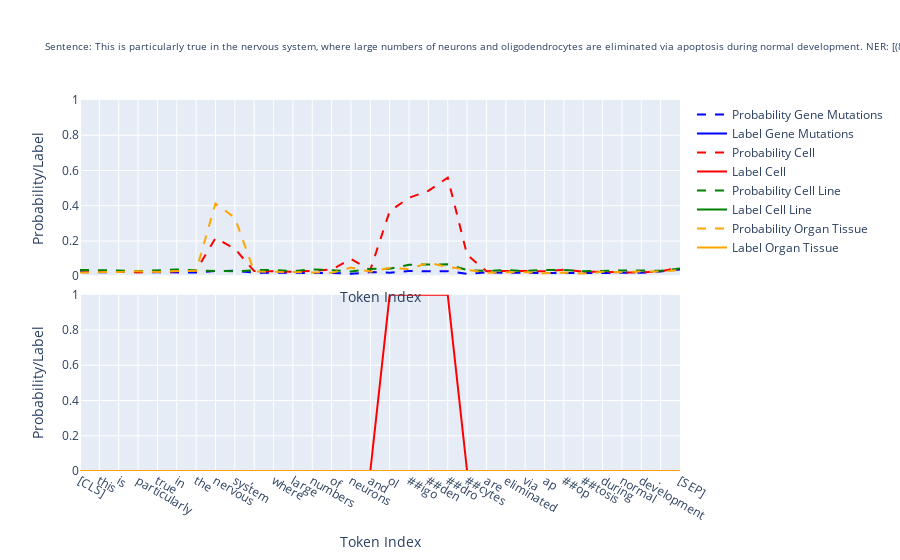
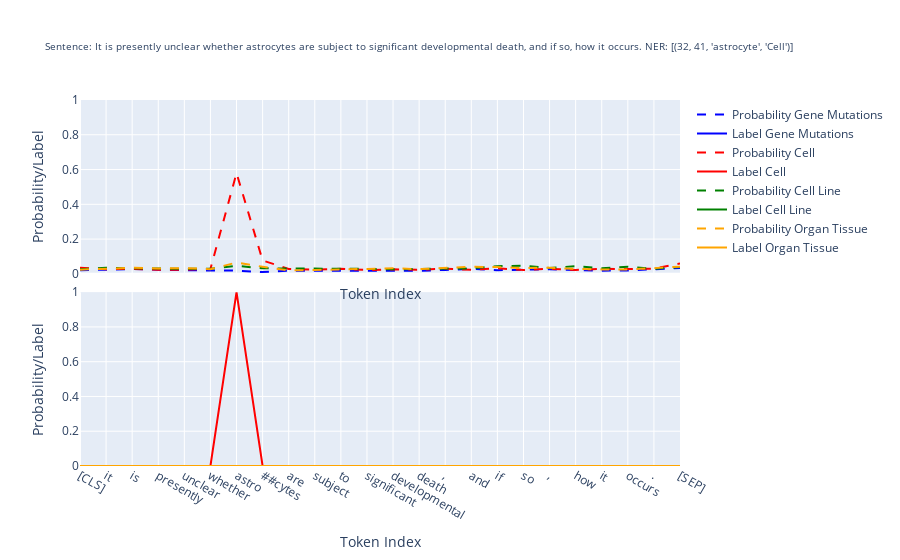
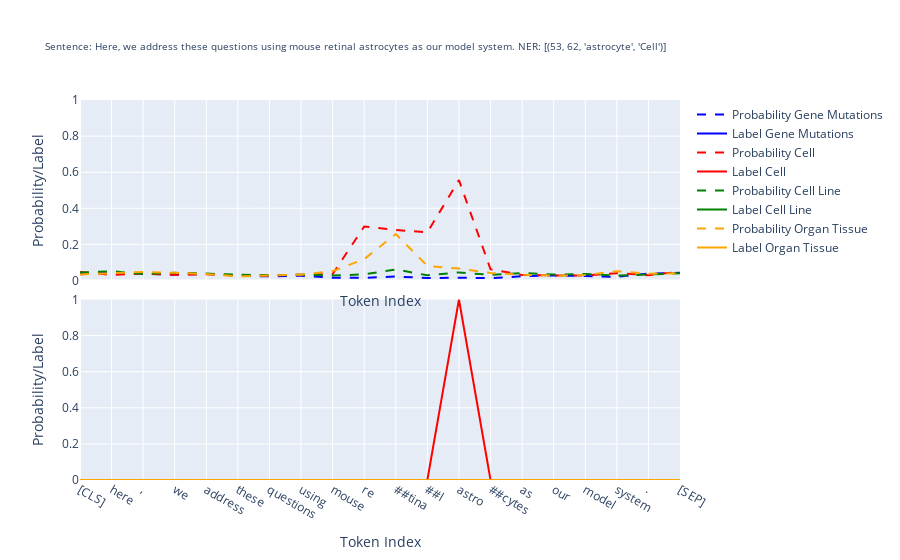
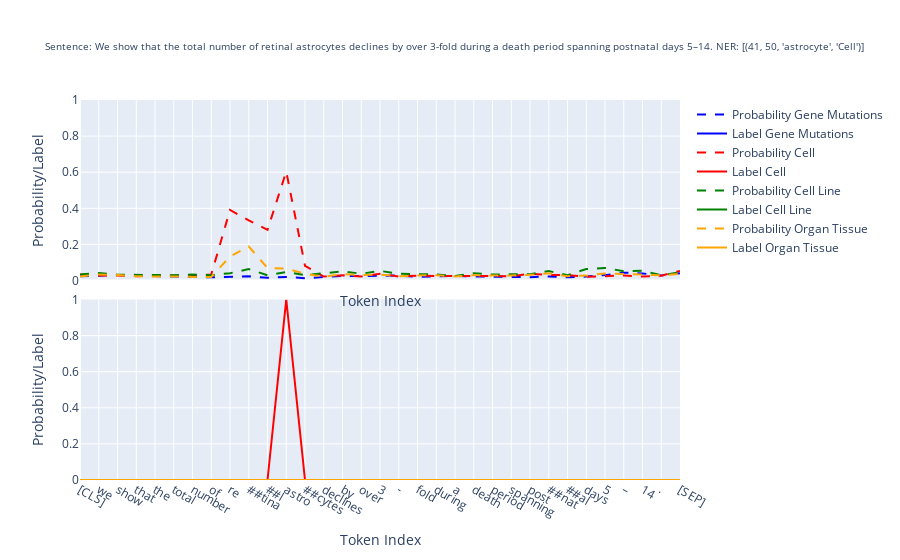

Here is the notebook cell these charts were saved with, in order:
### Markdown cell above
# Exploring Fine-Tuned NER Model Predictions

This code explores predictions made by a pre-trained Named Entity Recognition (NER) model, referred to as `EntityModel`, fine-tuned for identifying entities like ['Gene Mutations', 'Cell', 'Cell Line', 'Organ Tissue'] within text data.

**Steps:**

1. **Data Preparation:**
   - Load a dataset containing text and corresponding NER labels.
   - Convert NER labels from text to Python objects.

2. **Model Initialization:**
   - Load and initialize the pre-trained NER model for inference. The model specializes in recognizing specified entities within text.

3. **Tokenization and Label Extraction:**
   - Tokenize sentences using the model's tokenizer.
   - Extract actual NER labels from the dataset.

4. **Visualizing Model Predictions:**
   - Primary goal: Visualize model predictions.
   - Visualizations include:
     - **Predicted Probabilities:** Confidence scores for token-level named entity classification.
     - **Ground Truth Labels:** Actual NER labels.
   - These visuals assess the model's accuracy in identifying named entities.

5. **Exploring Sample Data:**
   - Visualizations are generated for a selected dataset subset.
   - The aim is to evaluate model performance and identify areas for potential improvement.

Overall, this code serves to qualitatively evaluate the fine-tuned NER model's performance by visually comparing its predictions with ground truth labels. It aids in assessing accuracy and provides insights for refining named entity recognition tasks.

### Code cell
import pandas as pd
import torch
from transformers import AutoTokenizer
from torch.utils.data import DataLoader
from myModel import EntityModel
from train import get_tokens_and_labels, CustomDataset
from plotting import visualize_probabilities_and_labels

# Define the dataset splits
annotation_types = ['Gene Mutations', 'Cell', 'Cell Line', 'Organ Tissue']
label_to_id = {v: k for k, v in enumerate(annotation_types)}

# Load the dataset
file_path = '../../data/raw/biggest_test.csv'
final_df = pd.read_csv(file_path, encoding='utf-8')
final_df['ner'] = final_df['ner'].apply(eval)

# Path to the pre-trained model
model_path = "../../models/entity_model_distilbert-base-uncased_20240204_231544_lr5e-05_dropout0.1_batch32_seed123.pth"

# Initialize the model
model_name = "distilbert-base-uncased"
model = EntityModel(model_name, num_labels=4, dropout_rate=0)
model.load_state_dict(torch.load(model_path))
model.eval()
print(model)

# Load the tokenizer
max_seq_length = 128  # Specify your desired sequence length
tokenizer = AutoTokenizer.from_pretrained(model_name)

# Tokenize sentences and extract labels
tokens_and_labels = get_tokens_and_labels(final_df['sentence'].tolist(), final_df['ner'].values, tokenizer, max_seq_length, annotation_types, label_to_id)

# Create a custom dataset and data loader
custom_dataset = CustomDataset(tokens_and_labels)
data_loader = DataLoader(custom_dataset, batch_size=32)

# Extract probabilities for a sample batch
with torch.no_grad():
    for batch in data_loader:
        probabilities, _ = model(batch)
        break

# Sample data for visualization
num_tokens_to_plot = 64  # You can adjust this value
for idx in range(8):
    filename = f'{idx}.html'
    visualize_probabilities_and_labels(filename, probabilities, batch['labels'], idx, annotation_types, tokenizer, max_seq_length, final_df)

### Figure 1 — Plotly figure (JSON) as saved in the notebook; plotly's stock layout.template omitted (floating-point values rounded to 4 significant figures)
{"data": [{"line": {"color": "blue", "dash": "dash"}, "mode": "lines", "name": "Probability Gene Mutations", "type": "scatter", "x": [0, 1, 2, 3, 4, 5, 6, 7, 8, 9, 10, 11, 12, 13, 14, 15, 16, 17, 18, 19, 20, 21, 22, 23, 24, 25, 26, 27, 28, 29, 30, 31], "xaxis": "x", "y": [0.02436, 0.02187, 0.02496, 0.02346, 0.0226, 0.01978, 0.02071, 0.02922, 0.03063, 0.02035, 0.02137, 0.01923, 0.01832, 0.01895, 0.01355, 0.02328, 0.0202, 0.02938, 0.02861, 0.02864, 0.01343, 0.0224, 0.01951, 0.02025, 0.01968, 0.01837, 0.01819, 0.01895, 0.01857, 0.01967, 0.02669, 0.0387], "yaxis": "y"}, {"line": {"color": "blue"}, "mode": "lines", "name": "Label Gene Mutations", "type": "scatter", "x": [0, 1, 2, 3, 4, 5, 6, 7, 8, 9, 10, 11, 12, 13, 14, 15, 16, 17, 18, 19, 20, 21, 22, 23, 24, 25, 26, 27, 28, 29, 30, 31], "xaxis": "x2", "y": [0, 0, 0, 0, 0, 0, 0, 0, 0, 0, 0, 0, 0, 0, 0, 0, 0, 0, 0, 0, 0, 0, 0, 0, 0, 0, 0, 0, 0, 0, 0, 0], "yaxis": "y2"}, {"line": {"color": "red", "dash": "dash"}, "mode": "lines", "name": "Probability Cell", "type": "scatter", "x": [0, 1, 2, 3, 4, 5, 6, 7, 8, 9, 10, 11, 12, 13, 14, 15, 16, 17, 18, 19, 20, 21, 22, 23, 24, 25, 26, 27, 28, 29, 30, 31], "xaxis": "x", "y": [0.03508, 0.02429, 0.02538, 0.02121, 0.02458, 0.02685, 0.03232, 0.2162, 0.156, 0.02918, 0.02594, 0.02591, 0.03093, 0.03762, 0.0973, 0.03541, 0.3693, 0.4455, 0.4846, 0.5597, 0.1213, 0.02882, 0.02945, 0.02841, 0.02867, 0.03712, 0.02595, 0.02579, 0.02136, 0.02139, 0.02793, 0.04967], "yaxis": "y"}, {"line": {"color": "red"}, "mode": "lines", "name": "Label Cell", "type": "scatter", "x": [0, 1, 2, 3, 4, 5, 6, 7, 8, 9, 10, 11, 12, 13, 14, 15, 16, 17, 18, 19, 20, 21, 22, 23, 24, 25, 26, 27, 28, 29, 30, 31], "xaxis": "x2", "y": [0, 0, 0, 0, 0, 0, 0, 0, 0, 0, 0, 0, 0, 0, 0, 0, 1, 1, 1, 1, 0, 0, 0, 0, 0, 0, 0, 0, 0, 0, 0, 0], "yaxis": "y2"}, {"line": {"color": "green", "dash": "dash"}, "mode": "lines", "name": "Probability Cell Line", "type": "scatter", "x": [0, 1, 2, 3, 4, 5, 6, 7, 8, 9, 10, 11, 12, 13, 14, 15, 16, 17, 18, 19, 20, 21, 22, 23, 24, 25, 26, 27, 28, 29, 30, 31], "xaxis": "x", "y": [0.03586, 0.03476, 0.03247, 0.02831, 0.03438, 0.03863, 0.0326, 0.02937, 0.0277, 0.03406, 0.03597, 0.02813, 0.03907, 0.03466, 0.02731, 0.04153, 0.04261, 0.06546, 0.06778, 0.06738, 0.03518, 0.02961, 0.03507, 0.02947, 0.03578, 0.03555, 0.02884, 0.03188, 0.03225, 0.03215, 0.03049, 0.0444], "yaxis": "y"}, {"line": {"color": "green"}, "mode": "lines", "name": "Label Cell Line", "type": "scatter", "x": [0, 1, 2, 3, 4, 5, 6, 7, 8, 9, 10, 11, 12, 13, 14, 15, 16, 17, 18, 19, 20, 21, 22, 23, 24, 25, 26, 27, 28, 29, 30, 31], "xaxis": "x2", "y": [0, 0, 0, 0, 0, 0, 0, 0, 0, 0, 0, 0, 0, 0, 0, 0, 0, 0, 0, 0, 0, 0, 0, 0, 0, 0, 0, 0, 0, 0, 0, 0], "yaxis": "y2"}, {"line": {"color": "orange", "dash": "dash"}, "mode": "lines", "name": "Probability Organ Tissue", "type": "scatter", "x": [0, 1, 2, 3, 4, 5, 6, 7, 8, 9, 10, 11, 12, 13, 14, 15, 16, 17, 18, 19, 20, 21, 22, 23, 24, 25, 26, 27, 28, 29, 30, 31], "xaxis": "x", "y": [0.02086, 0.02075, 0.02458, 0.02851, 0.02432, 0.02951, 0.03081, 0.4125, 0.3315, 0.02716, 0.02532, 0.01982, 0.02053, 0.01944, 0.04873, 0.02543, 0.04629, 0.0414, 0.07601, 0.05267, 0.0366, 0.0198, 0.02201, 0.02319, 0.01631, 0.02116, 0.01544, 0.02536, 0.02313, 0.02761, 0.02635, 0.03563], "yaxis": "y"}, {"line": {"color": "orange"}, "mode": "lines", "name": "Label Organ Tissue", "type": "scatter", "x": [0, 1, 2, 3, 4, 5, 6, 7, 8, 9, 10, 11, 12, 13, 14, 15, 16, 17, 18, 19, 20, 21, 22, 23, 24, 25, 26, 27, 28, 29, 30, 31], "xaxis": "x2", "y": [0, 0, 0, 0, 0, 0, 0, 0, 0, 0, 0, 0, 0, 0, 0, 0, 0, 0, 0, 0, 0, 0, 0, 0, 0, 0, 0, 0, 0, 0, 0, 0], "yaxis": "y2"}], "layout": {"title": {"font": {"size": 10}, "text": "Sentence: This is particularly true in the nervous system, where large numbers of neurons and oligodendrocytes are eliminated via apoptosis during normal development.\nNER: [(84, 99, 'oligodendrocyte', 'Cell'), (72, 78, 'neuron', 'Cell')]"}, "xaxis": {"anchor": "y", "domain": [0, 1], "matches": "x2", "showticklabels": false, "tickangle": 30, "ticktext": ["[CLS]", "this", "is", "particularly", "true", "in", "the", "nervous", "system", ",", "where", "large", "numbers", "of", "neurons", "and", "ol", "##igo", "##den", "##dro", "##cytes", "are", "eliminated", "via", "ap", "##op", "##tosis", "during", "normal", "development", ".", "[SEP]"], "tickvals": [0, 1, 2, 3, 4, 5, 6, 7, 8, 9, 10, 11, 12, 13, 14, 15, 16, 17, 18, 19, 20, 21, 22, 23, 24, 25, 26, 27, 28, 29, 30, 31], "title": {"text": "Token Index"}}, "xaxis2": {"anchor": "y2", "domain": [0, 1], "tickangle": 30, "ticktext": ["[CLS]", "this", "is", "particularly", "true", "in", "the", "nervous", "system", ",", "where", "large", "numbers", "of", "neurons", "and", "ol", "##igo", "##den", "##dro", "##cytes", "are", "eliminated", "via", "ap", "##op", "##tosis", "during", "normal", "development", ".", "[SEP]"], "tickvals": [0, 1, 2, 3, 4, 5, 6, 7, 8, 9, 10, 11, 12, 13, 14, 15, 16, 17, 18, 19, 20, 21, 22, 23, 24, 25, 26, 27, 28, 29, 30, 31], "title": {"text": "Token Index"}}, "yaxis": {"anchor": "x", "domain": [0.525, 1], "range": [0, 1], "title": {"text": "Probability/Label"}}, "yaxis2": {"anchor": "x2", "domain": [0, 0.475], "range": [0, 1], "title": {"text": "Probability/Label"}}}}

### Figure 2 — Plotly figure (JSON) as saved in the notebook; plotly's stock layout.template omitted (floating-point values rounded to 4 significant figures)
{"data": [{"line": {"color": "blue", "dash": "dash"}, "mode": "lines", "name": "Probability Gene Mutations", "type": "scatter", "x": [0, 1, 2, 3, 4, 5, 6, 7, 8, 9, 10, 11, 12, 13, 14, 15, 16, 17, 18, 19, 20, 21, 22, 23], "xaxis": "x", "y": [0.02055, 0.02262, 0.02756, 0.02339, 0.02344, 0.01956, 0.01841, 0.009941, 0.0186, 0.0177, 0.01856, 0.01729, 0.01462, 0.01728, 0.02264, 0.02859, 0.02085, 0.02377, 0.02693, 0.02253, 0.01841, 0.01937, 0.02776, 0.03372], "yaxis": "y"}, {"line": {"color": "blue"}, "mode": "lines", "name": "Label Gene Mutations", "type": "scatter", "x": [0, 1, 2, 3, 4, 5, 6, 7, 8, 9, 10, 11, 12, 13, 14, 15, 16, 17, 18, 19, 20, 21, 22, 23], "xaxis": "x2", "y": [0, 0, 0, 0, 0, 0, 0, 0, 0, 0, 0, 0, 0, 0, 0, 0, 0, 0, 0, 0, 0, 0, 0, 0], "yaxis": "y2"}, {"line": {"color": "red", "dash": "dash"}, "mode": "lines", "name": "Probability Cell", "type": "scatter", "x": [0, 1, 2, 3, 4, 5, 6, 7, 8, 9, 10, 11, 12, 13, 14, 15, 16, 17, 18, 19, 20, 21, 22, 23], "xaxis": "x", "y": [0.03463, 0.02704, 0.02874, 0.02392, 0.02403, 0.02821, 0.5798, 0.07691, 0.02803, 0.02461, 0.02889, 0.02207, 0.02576, 0.02401, 0.02925, 0.0232, 0.03224, 0.02186, 0.02912, 0.02217, 0.02929, 0.02755, 0.03025, 0.05905], "yaxis": "y"}, {"line": {"color": "red"}, "mode": "lines", "name": "Label Cell", "type": "scatter", "x": [0, 1, 2, 3, 4, 5, 6, 7, 8, 9, 10, 11, 12, 13, 14, 15, 16, 17, 18, 19, 20, 21, 22, 23], "xaxis": "x2", "y": [0, 0, 0, 0, 0, 0, 1, 0, 0, 0, 0, 0, 0, 0, 0, 0, 0, 0, 0, 0, 0, 0, 0, 0], "yaxis": "y2"}, {"line": {"color": "green", "dash": "dash"}, "mode": "lines", "name": "Probability Cell Line", "type": "scatter", "x": [0, 1, 2, 3, 4, 5, 6, 7, 8, 9, 10, 11, 12, 13, 14, 15, 16, 17, 18, 19, 20, 21, 22, 23], "xaxis": "x", "y": [0.02712, 0.0351, 0.03166, 0.02814, 0.02886, 0.02931, 0.04632, 0.03195, 0.03204, 0.02894, 0.03063, 0.02861, 0.0262, 0.02917, 0.03179, 0.03169, 0.04405, 0.04634, 0.03413, 0.04402, 0.03221, 0.04148, 0.02871, 0.03953], "yaxis": "y"}, {"line": {"color": "green"}, "mode": "lines", "name": "Label Cell Line", "type": "scatter", "x": [0, 1, 2, 3, 4, 5, 6, 7, 8, 9, 10, 11, 12, 13, 14, 15, 16, 17, 18, 19, 20, 21, 22, 23], "xaxis": "x2", "y": [0, 0, 0, 0, 0, 0, 0, 0, 0, 0, 0, 0, 0, 0, 0, 0, 0, 0, 0, 0, 0, 0, 0, 0], "yaxis": "y2"}, {"line": {"color": "orange", "dash": "dash"}, "mode": "lines", "name": "Probability Organ Tissue", "type": "scatter", "x": [0, 1, 2, 3, 4, 5, 6, 7, 8, 9, 10, 11, 12, 13, 14, 15, 16, 17, 18, 19, 20, 21, 22, 23], "xaxis": "x", "y": [0.02393, 0.03042, 0.03485, 0.03126, 0.03309, 0.02693, 0.0649, 0.04089, 0.01977, 0.02228, 0.02677, 0.02697, 0.03181, 0.0272, 0.03382, 0.04087, 0.0389, 0.03294, 0.03563, 0.02814, 0.02573, 0.02566, 0.03278, 0.04126], "yaxis": "y"}, {"line": {"color": "orange"}, "mode": "lines", "name": "Label Organ Tissue", "type": "scatter", "x": [0, 1, 2, 3, 4, 5, 6, 7, 8, 9, 10, 11, 12, 13, 14, 15, 16, 17, 18, 19, 20, 21, 22, 23], "xaxis": "x2", "y": [0, 0, 0, 0, 0, 0, 0, 0, 0, 0, 0, 0, 0, 0, 0, 0, 0, 0, 0, 0, 0, 0, 0, 0], "yaxis": "y2"}], "layout": {"title": {"font": {"size": 10}, "text": "Sentence: It is presently unclear whether astrocytes are subject to significant developmental death, and if so, how it occurs.\nNER: [(32, 41, 'astrocyte', 'Cell')]"}, "xaxis": {"anchor": "y", "domain": [0, 1], "matches": "x2", "showticklabels": false, "tickangle": 30, "ticktext": ["[CLS]", "it", "is", "presently", "unclear", "whether", "astro", "##cytes", "are", "subject", "to", "significant", "developmental", "death", ",", "and", "if", "so", ",", "how", "it", "occurs", ".", "[SEP]"], "tickvals": [0, 1, 2, 3, 4, 5, 6, 7, 8, 9, 10, 11, 12, 13, 14, 15, 16, 17, 18, 19, 20, 21, 22, 23], "title": {"text": "Token Index"}}, "xaxis2": {"anchor": "y2", "domain": [0, 1], "tickangle": 30, "ticktext": ["[CLS]", "it", "is", "presently", "unclear", "whether", "astro", "##cytes", "are", "subject", "to", "significant", "developmental", "death", ",", "and", "if", "so", ",", "how", "it", "occurs", ".", "[SEP]"], "tickvals": [0, 1, 2, 3, 4, 5, 6, 7, 8, 9, 10, 11, 12, 13, 14, 15, 16, 17, 18, 19, 20, 21, 22, 23], "title": {"text": "Token Index"}}, "yaxis": {"anchor": "x", "domain": [0.525, 1], "range": [0, 1], "title": {"text": "Probability/Label"}}, "yaxis2": {"anchor": "x2", "domain": [0, 0.475], "range": [0, 1], "title": {"text": "Probability/Label"}}}}

### Figure 3 — Plotly figure (JSON) as saved in the notebook; plotly's stock layout.template omitted (floating-point values rounded to 4 significant figures)
{"data": [{"line": {"color": "blue", "dash": "dash"}, "mode": "lines", "name": "Probability Gene Mutations", "type": "scatter", "x": [0, 1, 2, 3, 4, 5, 6, 7, 8, 9, 10, 11, 12, 13, 14, 15, 16, 17, 18, 19], "xaxis": "x", "y": [0.03416, 0.0436, 0.03665, 0.03246, 0.03613, 0.02717, 0.02283, 0.02696, 0.0151, 0.01466, 0.0219, 0.01353, 0.01565, 0.01305, 0.02338, 0.02789, 0.02472, 0.02046, 0.03813, 0.0426], "yaxis": "y"}, {"line": {"color": "blue"}, "mode": "lines", "name": "Label Gene Mutations", "type": "scatter", "x": [0, 1, 2, 3, 4, 5, 6, 7, 8, 9, 10, 11, 12, 13, 14, 15, 16, 17, 18, 19], "xaxis": "x2", "y": [0, 0, 0, 0, 0, 0, 0, 0, 0, 0, 0, 0, 0, 0, 0, 0, 0, 0, 0, 0], "yaxis": "y2"}, {"line": {"color": "red", "dash": "dash"}, "mode": "lines", "name": "Probability Cell", "type": "scatter", "x": [0, 1, 2, 3, 4, 5, 6, 7, 8, 9, 10, 11, 12, 13, 14, 15, 16, 17, 18, 19], "xaxis": "x", "y": [0.04757, 0.0314, 0.03855, 0.03129, 0.03464, 0.02853, 0.0279, 0.03076, 0.03614, 0.2989, 0.2797, 0.2669, 0.5564, 0.06219, 0.03048, 0.02816, 0.02791, 0.04059, 0.02965, 0.04859], "yaxis": "y"}, {"line": {"color": "red"}, "mode": "lines", "name": "Label Cell", "type": "scatter", "x": [0, 1, 2, 3, 4, 5, 6, 7, 8, 9, 10, 11, 12, 13, 14, 15, 16, 17, 18, 19], "xaxis": "x2", "y": [0, 0, 0, 0, 0, 0, 0, 0, 0, 0, 0, 0, 1, 0, 0, 0, 0, 0, 0, 0], "yaxis": "y2"}, {"line": {"color": "green", "dash": "dash"}, "mode": "lines", "name": "Probability Cell Line", "type": "scatter", "x": [0, 1, 2, 3, 4, 5, 6, 7, 8, 9, 10, 11, 12, 13, 14, 15, 16, 17, 18, 19], "xaxis": "x", "y": [0.04374, 0.05161, 0.03576, 0.04258, 0.0385, 0.03161, 0.02951, 0.0324, 0.02756, 0.03414, 0.06131, 0.02861, 0.04487, 0.03099, 0.04134, 0.03287, 0.03587, 0.02698, 0.03338, 0.04023], "yaxis": "y"}, {"line": {"color": "green"}, "mode": "lines", "name": "Label Cell Line", "type": "scatter", "x": [0, 1, 2, 3, 4, 5, 6, 7, 8, 9, 10, 11, 12, 13, 14, 15, 16, 17, 18, 19], "xaxis": "x2", "y": [0, 0, 0, 0, 0, 0, 0, 0, 0, 0, 0, 0, 0, 0, 0, 0, 0, 0, 0, 0], "yaxis": "y2"}, {"line": {"color": "orange", "dash": "dash"}, "mode": "lines", "name": "Probability Organ Tissue", "type": "scatter", "x": [0, 1, 2, 3, 4, 5, 6, 7, 8, 9, 10, 11, 12, 13, 14, 15, 16, 17, 18, 19], "xaxis": "x", "y": [0.03332, 0.04005, 0.04761, 0.04275, 0.03573, 0.02308, 0.02888, 0.03193, 0.05227, 0.1185, 0.2574, 0.08055, 0.06639, 0.04224, 0.03227, 0.02632, 0.02984, 0.05132, 0.03808, 0.03971], "yaxis": "y"}, {"line": {"color": "orange"}, "mode": "lines", "name": "Label Organ Tissue", "type": "scatter", "x": [0, 1, 2, 3, 4, 5, 6, 7, 8, 9, 10, 11, 12, 13, 14, 15, 16, 17, 18, 19], "xaxis": "x2", "y": [0, 0, 0, 0, 0, 0, 0, 0, 0, 0, 0, 0, 0, 0, 0, 0, 0, 0, 0, 0], "yaxis": "y2"}], "layout": {"title": {"font": {"size": 10}, "text": "Sentence: Here, we address these questions using mouse retinal astrocytes as our model system.\nNER: [(53, 62, 'astrocyte', 'Cell')]"}, "xaxis": {"anchor": "y", "domain": [0, 1], "matches": "x2", "showticklabels": false, "tickangle": 30, "ticktext": ["[CLS]", "here", ",", "we", "address", "these", "questions", "using", "mouse", "re", "##tina", "##l", "astro", "##cytes", "as", "our", "model", "system", ".", "[SEP]"], "tickvals": [0, 1, 2, 3, 4, 5, 6, 7, 8, 9, 10, 11, 12, 13, 14, 15, 16, 17, 18, 19], "title": {"text": "Token Index"}}, "xaxis2": {"anchor": "y2", "domain": [0, 1], "tickangle": 30, "ticktext": ["[CLS]", "here", ",", "we", "address", "these", "questions", "using", "mouse", "re", "##tina", "##l", "astro", "##cytes", "as", "our", "model", "system", ".", "[SEP]"], "tickvals": [0, 1, 2, 3, 4, 5, 6, 7, 8, 9, 10, 11, 12, 13, 14, 15, 16, 17, 18, 19], "title": {"text": "Token Index"}}, "yaxis": {"anchor": "x", "domain": [0.525, 1], "range": [0, 1], "title": {"text": "Probability/Label"}}, "yaxis2": {"anchor": "x2", "domain": [0, 0.475], "range": [0, 1], "title": {"text": "Probability/Label"}}}}

### Figure 4 — Plotly figure (JSON) as saved in the notebook; plotly's stock layout.template omitted (floating-point values rounded to 4 significant figures)
{"data": [{"line": {"color": "blue", "dash": "dash"}, "mode": "lines", "name": "Probability Gene Mutations", "type": "scatter", "x": [0, 1, 2, 3, 4, 5, 6, 7, 8, 9, 10, 11, 12, 13, 14, 15, 16, 17, 18, 19, 20, 21, 22, 23, 24, 25, 26, 27, 28, 29, 30, 31, 32], "xaxis": "x", "y": [0.02321, 0.02718, 0.03089, 0.02633, 0.02323, 0.0214, 0.01994, 0.01817, 0.01862, 0.02316, 0.01553, 0.02002, 0.0129, 0.0181, 0.02509, 0.02496, 0.02742, 0.02754, 0.02005, 0.02161, 0.02559, 0.02268, 0.02037, 0.01961, 0.01864, 0.02265, 0.01814, 0.022, 0.02983, 0.0436, 0.03899, 0.02774, 0.04059], "yaxis": "y"}, {"line": {"color": "blue"}, "mode": "lines", "name": "Label Gene Mutations", "type": "scatter", "x": [0, 1, 2, 3, 4, 5, 6, 7, 8, 9, 10, 11, 12, 13, 14, 15, 16, 17, 18, 19, 20, 21, 22, 23, 24, 25, 26, 27, 28, 29, 30, 31, 32], "xaxis": "x2", "y": [0, 0, 0, 0, 0, 0, 0, 0, 0, 0, 0, 0, 0, 0, 0, 0, 0, 0, 0, 0, 0, 0, 0, 0, 0, 0, 0, 0, 0, 0, 0, 0, 0], "yaxis": "y2"}, {"line": {"color": "red", "dash": "dash"}, "mode": "lines", "name": "Probability Cell", "type": "scatter", "x": [0, 1, 2, 3, 4, 5, 6, 7, 8, 9, 10, 11, 12, 13, 14, 15, 16, 17, 18, 19, 20, 21, 22, 23, 24, 25, 26, 27, 28, 29, 30, 31, 32], "xaxis": "x", "y": [0.0326, 0.02769, 0.02799, 0.02419, 0.02691, 0.02664, 0.02769, 0.03303, 0.3908, 0.3333, 0.2807, 0.6037, 0.08168, 0.02169, 0.02882, 0.02176, 0.03706, 0.02245, 0.02706, 0.02466, 0.02562, 0.02432, 0.0256, 0.02289, 0.03727, 0.03117, 0.03002, 0.02004, 0.02559, 0.02806, 0.02177, 0.02675, 0.05314], "yaxis": "y"}, {"line": {"color": "red"}, "mode": "lines", "name": "Label Cell", "type": "scatter", "x": [0, 1, 2, 3, 4, 5, 6, 7, 8, 9, 10, 11, 12, 13, 14, 15, 16, 17, 18, 19, 20, 21, 22, 23, 24, 25, 26, 27, 28, 29, 30, 31, 32], "xaxis": "x2", "y": [0, 0, 0, 0, 0, 0, 0, 0, 0, 0, 0, 1, 0, 0, 0, 0, 0, 0, 0, 0, 0, 0, 0, 0, 0, 0, 0, 0, 0, 0, 0, 0, 0], "yaxis": "y2"}, {"line": {"color": "green", "dash": "dash"}, "mode": "lines", "name": "Probability Cell Line", "type": "scatter", "x": [0, 1, 2, 3, 4, 5, 6, 7, 8, 9, 10, 11, 12, 13, 14, 15, 16, 17, 18, 19, 20, 21, 22, 23, 24, 25, 26, 27, 28, 29, 30, 31, 32], "xaxis": "x", "y": [0.03343, 0.04089, 0.03215, 0.03057, 0.03218, 0.02961, 0.03307, 0.02959, 0.04044, 0.06307, 0.02925, 0.04722, 0.02929, 0.03844, 0.05083, 0.03738, 0.05312, 0.03789, 0.03651, 0.03293, 0.02525, 0.03986, 0.03317, 0.03402, 0.03516, 0.05218, 0.02886, 0.06381, 0.06966, 0.0517, 0.05448, 0.02861, 0.0463], "yaxis": "y"}, {"line": {"color": "green"}, "mode": "lines", "name": "Label Cell Line", "type": "scatter", "x": [0, 1, 2, 3, 4, 5, 6, 7, 8, 9, 10, 11, 12, 13, 14, 15, 16, 17, 18, 19, 20, 21, 22, 23, 24, 25, 26, 27, 28, 29, 30, 31, 32], "xaxis": "x2", "y": [0, 0, 0, 0, 0, 0, 0, 0, 0, 0, 0, 0, 0, 0, 0, 0, 0, 0, 0, 0, 0, 0, 0, 0, 0, 0, 0, 0, 0, 0, 0, 0, 0], "yaxis": "y2"}, {"line": {"color": "orange", "dash": "dash"}, "mode": "lines", "name": "Probability Organ Tissue", "type": "scatter", "x": [0, 1, 2, 3, 4, 5, 6, 7, 8, 9, 10, 11, 12, 13, 14, 15, 16, 17, 18, 19, 20, 21, 22, 23, 24, 25, 26, 27, 28, 29, 30, 31, 32], "xaxis": "x", "y": [0.02279, 0.03335, 0.03109, 0.02424, 0.02154, 0.02266, 0.0193, 0.01997, 0.1327, 0.1885, 0.06938, 0.06598, 0.03768, 0.02013, 0.03475, 0.03087, 0.03267, 0.02275, 0.02791, 0.02908, 0.02276, 0.02975, 0.02801, 0.02751, 0.03163, 0.04, 0.02386, 0.02706, 0.03933, 0.03688, 0.03156, 0.029, 0.03718], "yaxis": "y"}, {"line": {"color": "orange"}, "mode": "lines", "name": "Label Organ Tissue", "type": "scatter", "x": [0, 1, 2, 3, 4, 5, 6, 7, 8, 9, 10, 11, 12, 13, 14, 15, 16, 17, 18, 19, 20, 21, 22, 23, 24, 25, 26, 27, 28, 29, 30, 31, 32], "xaxis": "x2", "y": [0, 0, 0, 0, 0, 0, 0, 0, 0, 0, 0, 0, 0, 0, 0, 0, 0, 0, 0, 0, 0, 0, 0, 0, 0, 0, 0, 0, 0, 0, 0, 0, 0], "yaxis": "y2"}], "layout": {"title": {"font": {"size": 10}, "text": "Sentence: We show that the total number of retinal astrocytes declines by over 3-fold during a death period spanning postnatal days 5–14.\nNER: [(41, 50, 'astrocyte', 'Cell')]"}, "xaxis": {"anchor": "y", "domain": [0, 1], "matches": "x2", "showticklabels": false, "tickangle": 30, "ticktext": ["[CLS]", "we", "show", "that", "the", "total", "number", "of", "re", "##tina", "##l", "astro", "##cytes", "declines", "by", "over", "3", "-", "fold", "during", "a", "death", "period", "spanning", "post", "##nat", "##al", "days", "5", "–", "14", ".", "[SEP]"], "tickvals": [0, 1, 2, 3, 4, 5, 6, 7, 8, 9, 10, 11, 12, 13, 14, 15, 16, 17, 18, 19, 20, 21, 22, 23, 24, 25, 26, 27, 28, 29, 30, 31, 32], "title": {"text": "Token Index"}}, "xaxis2": {"anchor": "y2", "domain": [0, 1], "tickangle": 30, "ticktext": ["[CLS]", "we", "show", "that", "the", "total", "number", "of", "re", "##tina", "##l", "astro", "##cytes", "declines", "by", "over", "3", "-", "fold", "during", "a", "death", "period", "spanning", "post", "##nat", "##al", "days", "5", "–", "14", ".", "[SEP]"], "tickvals": [0, 1, 2, 3, 4, 5, 6, 7, 8, 9, 10, 11, 12, 13, 14, 15, 16, 17, 18, 19, 20, 21, 22, 23, 24, 25, 26, 27, 28, 29, 30, 31, 32], "title": {"text": "Token Index"}}, "yaxis": {"anchor": "x", "domain": [0.525, 1], "range": [0, 1], "title": {"text": "Probability/Label"}}, "yaxis2": {"anchor": "x2", "domain": [0, 0.475], "range": [0, 1], "title": {"text": "Probability/Label"}}}}
